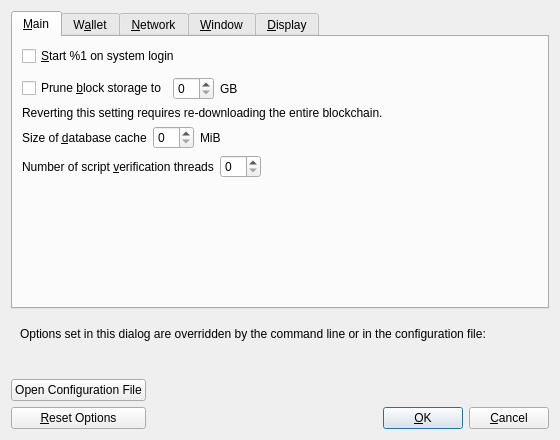
<?xml version="1.0" encoding="UTF-8"?>
<ui version="4.0">
 <class>OptionsDialog</class>
 <widget class="QDialog" name="OptionsDialog">
  <property name="geometry">
   <rect>
    <x>0</x>
    <y>0</y>
    <width>560</width>
    <height>440</height>
   </rect>
  </property>
  <property name="windowTitle">
   <string>Options</string>
  </property>
  <property name="modal">
   <bool>true</bool>
  </property>
  <layout class="QVBoxLayout" name="verticalLayout">
   <item>
    <widget class="QTabWidget" name="tabWidget">
     <property name="currentIndex">
      <number>0</number>
     </property>
     <widget class="QWidget" name="tabMain">
      <attribute name="title">
       <string>&amp;Main</string>
      </attribute>
      <layout class="QVBoxLayout" name="verticalLayout_Main">
       <item>
        <widget class="QCheckBox" name="bitcoinAtStartup">
         <property name="toolTip">
          <string>Automatically start %1 after logging in to the system.</string>
         </property>
         <property name="text">
          <string>&amp;Start %1 on system login</string>
         </property>
        </widget>
       </item>
       <item>
        <spacer name="horizontalSpacer_0_Main">
         <property name="orientation">
          <enum>Qt::Horizontal</enum>
         </property>
         <property name="sizeHint" stdset="0">
          <size>
           <width>40</width>
           <height>5</height>
          </size>
         </property>
        </spacer>
       </item>
       <item>
       <layout class="QHBoxLayout" name="horizontalLayout_Main_Prune">
        <item>
         <widget class="QCheckBox" name="prune">
          <property name="toolTip">
           <string>Disables some advanced features but all blocks will still be fully validated. Reverting this setting requires re-downloading the entire blockchain. Actual disk usage may be somewhat higher.</string>
          </property>
          <property name="text">
           <string>Prune &amp;block storage to</string>
          </property>
         </widget>
        </item>
        <item>
         <widget class="QSpinBox" name="pruneSize"/>
        </item>
         <item>
          <widget class="QLabel" name="pruneSizeUnitLabel">
           <property name="text">
            <string>GB</string>
           </property>
           <property name="textFormat">
            <enum>Qt::PlainText</enum>
           </property>
          </widget>
         </item>
         <item>
          <spacer name="horizontalSpacer_Main_Prune">
           <property name="orientation">
            <enum>Qt::Horizontal</enum>
           </property>
           <property name="sizeHint" stdset="0">
            <size>
             <width>40</width>
             <height>20</height>
            </size>
           </property>
          </spacer>
         </item>
        </layout>
       </item>
       <item>
        <widget class="QLabel" name="pruneWarning">
         <property name="text">
          <string>Reverting this setting requires re-downloading the entire blockchain.</string>
         </property>
         <property name="textFormat">
          <enum>Qt::PlainText</enum>
         </property>
        </widget>
       </item>
       <item>
        <layout class="QHBoxLayout" name="horizontalLayout_2_Main">
         <item>
          <widget class="QLabel" name="databaseCacheLabel">
           <property name="text">
            <string>Size of &amp;database cache</string>
           </property>
           <property name="textFormat">
            <enum>Qt::PlainText</enum>
           </property>
           <property name="buddy">
            <cstring>databaseCache</cstring>
           </property>
          </widget>
         </item>
         <item>
          <widget class="QSpinBox" name="databaseCache"/>
         </item>
         <item>
          <widget class="QLabel" name="databaseCacheUnitLabel">
           <property name="text">
            <string>MiB</string>
           </property>
           <property name="textFormat">
            <enum>Qt::PlainText</enum>
           </property>
          </widget>
         </item>
         <item>
          <spacer name="horizontalSpacer_2_Main">
           <property name="orientation">
            <enum>Qt::Horizontal</enum>
           </property>
           <property name="sizeHint" stdset="0">
            <size>
             <width>40</width>
             <height>20</height>
            </size>
           </property>
          </spacer>
         </item>
        </layout>
       </item>
       <item>
        <layout class="QHBoxLayout" name="horizontalLayout_Main_VerifyLabel">
         <item>
          <widget class="QLabel" name="threadsScriptVerifLabel">
           <property name="text">
            <string>Number of script &amp;verification threads</string>
           </property>
           <property name="textFormat">
            <enum>Qt::PlainText</enum>
           </property>
           <property name="buddy">
            <cstring>threadsScriptVerif</cstring>
           </property>
          </widget>
         </item>
         <item>
          <widget class="QSpinBox" name="threadsScriptVerif">
           <property name="toolTip">
            <string>(0 = auto, &lt;0 = leave that many cores free)</string>
           </property>
          </widget>
         </item>
         <item>
          <spacer name="horizontalSpacer_Main_Threads">
           <property name="orientation">
            <enum>Qt::Horizontal</enum>
           </property>
           <property name="sizeHint" stdset="0">
            <size>
             <width>40</width>
             <height>20</height>
            </size>
           </property>
          </spacer>
         </item>
        </layout>
       </item>
       <item>
        <spacer name="verticalSpacer_Main">
         <property name="orientation">
          <enum>Qt::Vertical</enum>
         </property>
         <property name="sizeHint" stdset="0">
          <size>
           <width>20</width>
           <height>40</height>
          </size>
         </property>
        </spacer>
       </item>
      </layout>
     </widget>
     <widget class="QWidget" name="tabWallet">
      <attribute name="title">
       <string>W&amp;allet</string>
      </attribute>
      <layout class="QVBoxLayout" name="verticalLayout_Wallet">
       <item>
        <widget class="QGroupBox" name="groupBox">
         <property name="title">
          <string>Expert</string>
         </property>
         <layout class="QVBoxLayout" name="verticalLayout_2">
          <item>
           <widget class="QCheckBox" name="coinControlFeatures">
            <property name="toolTip">
             <string>Whether to show coin control features or not.</string>
            </property>
            <property name="text">
             <string>Enable coin &amp;control features</string>
            </property>
           </widget>
          </item>
          <item>
           <widget class="QCheckBox" name="showMasternodesTab">
            <property name="toolTip">
             <string>Show additional tab listing all your masternodes in first sub-tab&lt;br/&gt;and all masternodes on the network in second sub-tab.</string>
            </property>
            <property name="text">
             <string>Show Masternodes Tab</string>
            </property>
           </widget>
          </item>
          <item>
           <widget class="QCheckBox" name="showPrivateSendPopups">
            <property name="toolTip">
             <string>Show system popups for PrivateSend mixing transactions&lt;br/&gt;just like for all other transaction types.</string>
            </property>
            <property name="text">
             <string>Show popups for PrivateSend transactions</string>
            </property>
           </widget>
          </item>
          <item>
           <widget class="QCheckBox" name="lowKeysWarning">
            <property name="toolTip">
             <string>Show warning dialog when PrivateSend detects that wallet has very low number of keys left.</string>
            </property>
            <property name="text">
             <string>Warn if PrivateSend is running out of keys</string>
            </property>
           </widget>
          </item>
          <item>
           <widget class="QCheckBox" name="spendZeroConfChange">
            <property name="toolTip">
             <string>If you disable the spending of unconfirmed change, the change from a transaction cannot be used until that transaction has at least one confirmation. This also affects how your balance is computed.</string>
            </property>
            <property name="text">
             <string>&amp;Spend unconfirmed change</string>
            </property>
           </widget>
          </item>
         </layout>
        </widget>
       </item>
       <item>
        <layout class="QHBoxLayout" name="horizontalLayout_4_Wallet">
         <item>
          <widget class="QLabel" name="label">
           <property name="toolTip">
            <string>This setting determines the amount of individual masternodes that an input will be anonymized through.&lt;br/&gt;More rounds of anonymization gives a higher degree of privacy, but also costs more in fees.</string>
           </property>
           <property name="text">
            <string>PrivateSend rounds to use</string>
           </property>
          </widget>
         </item>
         <item>
          <widget class="QSpinBox" name="privateSendRounds">
           <property name="minimum">
            <number>2</number>
           </property>
           <property name="maximum">
            <number>8</number>
           </property>
           <property name="value">
            <number>4</number>
           </property>
          </widget>
         </item>
        </layout>
       </item>
       <item>
        <layout class="QHBoxLayout" name="horizontalLayout_3">
         <item>
          <widget class="QLabel" name="label_4">
           <property name="toolTip">
            <string>This amount acts as a threshold to turn off PrivateSend once it's reached.</string>
           </property>
           <property name="statusTip">
            <string notr="true"/>
           </property>
           <property name="whatsThis">
            <string notr="true"/>
           </property>
           <property name="accessibleName">
            <string notr="true"/>
           </property>
           <property name="accessibleDescription">
            <string notr="true"/>
           </property>
           <property name="text">
            <string>Amount of VLS to keep anonymized</string>
           </property>
          </widget>
         </item>
         <item>
          <widget class="QSpinBox" name="privateSendAmount_2">
           <property name="minimum">
            <number>2</number>
           </property>
           <property name="maximum">
            <number>1000</number>
           </property>
           <property name="singleStep">
            <number>10</number>
           </property>
           <property name="value">
            <number>1000</number>
           </property>
          </widget>
         </item>
        </layout>
       </item>
       <item>
        <spacer name="verticalSpacer_Wallet">
         <property name="orientation">
          <enum>Qt::Vertical</enum>
         </property>
         <property name="sizeHint" stdset="0">
          <size>
           <width>20</width>
           <height>40</height>
          </size>
         </property>
        </spacer>
       </item>
      </layout>
     </widget>
     <widget class="QWidget" name="tabNetwork">
      <attribute name="title">
       <string>&amp;Network</string>
      </attribute>
      <layout class="QVBoxLayout" name="verticalLayout_Network">
       <item>
        <widget class="QCheckBox" name="mapPortUpnp">
         <property name="toolTip">
          <string>Automatically open the Veles client port on the router. This only works when your router supports UPnP and it is enabled.</string>
         </property>
         <property name="text">
          <string>Map port using &amp;UPnP</string>
         </property>
        </widget>
       </item>
       <item>
        <widget class="QCheckBox" name="allowIncoming">
         <property name="toolTip">
          <string>Accept connections from outside.</string>
         </property>
         <property name="text">
          <string>Allow incomin&amp;g connections</string>
         </property>
        </widget>
       </item>
       <item>
        <widget class="QCheckBox" name="connectSocks">
         <property name="toolTip">
          <string>Connect to the Veles network through a SOCKS5 proxy.</string>
         </property>
         <property name="text">
          <string>&amp;Connect through SOCKS5 proxy (default proxy):</string>
         </property>
        </widget>
       </item>
       <item>
        <layout class="QHBoxLayout" name="horizontalLayout_1_Network">
         <item>
          <widget class="QLabel" name="proxyIpLabel">
           <property name="text">
            <string>Proxy &amp;IP:</string>
           </property>
           <property name="textFormat">
            <enum>Qt::PlainText</enum>
           </property>
           <property name="buddy">
            <cstring>proxyIp</cstring>
           </property>
          </widget>
         </item>
         <item>
          <widget class="QValidatedLineEdit" name="proxyIp">
           <property name="minimumSize">
            <size>
             <width>140</width>
             <height>0</height>
            </size>
           </property>
           <property name="maximumSize">
            <size>
             <width>140</width>
             <height>16777215</height>
            </size>
           </property>
           <property name="toolTip">
            <string>IP address of the proxy (e.g. IPv4: 127.0.0.1 / IPv6: ::1)</string>
           </property>
          </widget>
         </item>
         <item>
          <widget class="QLabel" name="proxyPortLabel">
           <property name="text">
            <string>&amp;Port:</string>
           </property>
           <property name="textFormat">
            <enum>Qt::PlainText</enum>
           </property>
           <property name="buddy">
            <cstring>proxyPort</cstring>
           </property>
          </widget>
         </item>
         <item>
          <widget class="QLineEdit" name="proxyPort">
           <property name="minimumSize">
            <size>
             <width>55</width>
             <height>0</height>
            </size>
           </property>
           <property name="maximumSize">
            <size>
             <width>55</width>
             <height>16777215</height>
            </size>
           </property>
           <property name="toolTip">
            <string>Port of the proxy (e.g. 9050)</string>
           </property>
          </widget>
         </item>
         <item>
          <spacer name="horizontalSpacer_1_Network">
           <property name="orientation">
            <enum>Qt::Horizontal</enum>
           </property>
           <property name="sizeHint" stdset="0">
            <size>
             <width>40</width>
             <height>20</height>
            </size>
           </property>
          </spacer>
         </item>
        </layout>
       </item>
       <item>
        <layout class="QHBoxLayout" name="horizontalLayout_2_Network">
         <item>
          <widget class="QLabel" name="proxyActiveNets">
           <property name="text">
            <string>Used for reaching peers via:</string>
           </property>
           <property name="textFormat">
            <enum>Qt::PlainText</enum>
           </property>
          </widget>
         </item>
         <item>
          <widget class="QCheckBox" name="proxyReachIPv4">
           <property name="enabled">
            <bool>false</bool>
           </property>
           <property name="toolTip">
            <string>Shows if the supplied default SOCKS5 proxy is used to reach peers via this network type.</string>
           </property>
           <property name="text">
            <string/>
           </property>
          </widget>
         </item>
         <item>
          <widget class="QLabel" name="proxyReachIPv4Label">
           <property name="text">
            <string>IPv4</string>
           </property>
           <property name="textFormat">
            <enum>Qt::PlainText</enum>
           </property>
          </widget>
         </item>
         <item>
          <widget class="QCheckBox" name="proxyReachIPv6">
           <property name="enabled">
            <bool>false</bool>
           </property>
           <property name="toolTip">
            <string>Shows if the supplied default SOCKS5 proxy is used to reach peers via this network type.</string>
           </property>
           <property name="text">
            <string/>
           </property>
          </widget>
         </item>
         <item>
          <widget class="QLabel" name="proxyReachIPv6Label">
           <property name="text">
            <string>IPv6</string>
           </property>
           <property name="textFormat">
            <enum>Qt::PlainText</enum>
           </property>
          </widget>
         </item>
         <item>
          <widget class="QCheckBox" name="proxyReachTor">
           <property name="enabled">
            <bool>false</bool>
           </property>
           <property name="toolTip">
            <string>Shows if the supplied default SOCKS5 proxy is used to reach peers via this network type.</string>
           </property>
           <property name="text">
            <string/>
           </property>
          </widget>
         </item>
         <item>
          <widget class="QLabel" name="proxyReachTorLabel">
           <property name="text">
            <string>Tor</string>
           </property>
           <property name="textFormat">
            <enum>Qt::PlainText</enum>
           </property>
          </widget>
         </item>
         <item>
          <spacer name="horizontalSpacer_2_Network">
           <property name="orientation">
            <enum>Qt::Horizontal</enum>
           </property>
           <property name="sizeHint" stdset="0">
            <size>
             <width>40</width>
             <height>20</height>
            </size>
           </property>
          </spacer>
         </item>
        </layout>
       </item>
       <item>
        <widget class="QCheckBox" name="connectSocksTor">
         <property name="toolTip">
          <string>Connect to the Veles network through a separate SOCKS5 proxy for Tor hidden services.</string>
         </property>
         <property name="text">
          <string>Use separate SOCKS&amp;5 proxy to reach peers via Tor hidden services:</string>
         </property>
        </widget>
       </item>
       <item>
        <layout class="QHBoxLayout" name="horizontalLayout_3_Network">
         <item>
          <widget class="QLabel" name="proxyIpTorLabel">
           <property name="text">
            <string>Proxy &amp;IP:</string>
           </property>
           <property name="textFormat">
            <enum>Qt::PlainText</enum>
           </property>
           <property name="buddy">
            <cstring>proxyIpTor</cstring>
           </property>
          </widget>
         </item>
         <item>
          <widget class="QValidatedLineEdit" name="proxyIpTor">
           <property name="minimumSize">
            <size>
             <width>140</width>
             <height>0</height>
            </size>
           </property>
           <property name="maximumSize">
            <size>
             <width>140</width>
             <height>16777215</height>
            </size>
           </property>
           <property name="toolTip">
            <string>IP address of the proxy (e.g. IPv4: 127.0.0.1 / IPv6: ::1)</string>
           </property>
          </widget>
         </item>
         <item>
          <widget class="QLabel" name="proxyPortTorLabel">
           <property name="text">
            <string>&amp;Port:</string>
           </property>
           <property name="textFormat">
            <enum>Qt::PlainText</enum>
           </property>
           <property name="buddy">
            <cstring>proxyPortTor</cstring>
           </property>
          </widget>
         </item>
         <item>
          <widget class="QLineEdit" name="proxyPortTor">
           <property name="minimumSize">
            <size>
             <width>55</width>
             <height>0</height>
            </size>
           </property>
           <property name="maximumSize">
            <size>
             <width>55</width>
             <height>16777215</height>
            </size>
           </property>
           <property name="toolTip">
            <string>Port of the proxy (e.g. 9050)</string>
           </property>
          </widget>
         </item>
         <item>
          <spacer name="horizontalSpacer_4_Network">
           <property name="orientation">
            <enum>Qt::Horizontal</enum>
           </property>
           <property name="sizeHint" stdset="0">
            <size>
             <width>40</width>
             <height>20</height>
            </size>
           </property>
          </spacer>
         </item>
        </layout>
       </item>
       <item>
        <spacer name="verticalSpacer_Network">
         <property name="orientation">
          <enum>Qt::Vertical</enum>
         </property>
         <property name="sizeHint" stdset="0">
          <size>
           <width>20</width>
           <height>40</height>
          </size>
         </property>
        </spacer>
       </item>
      </layout>
     </widget>
     <widget class="QWidget" name="tabWindow">
      <attribute name="title">
       <string>&amp;Window</string>
      </attribute>
      <layout class="QVBoxLayout" name="verticalLayout_Window">
       <item>
        <widget class="QCheckBox" name="hideTrayIcon">
         <property name="toolTip">
          <string>Hide the icon from the system tray.</string>
         </property>
         <property name="text">
          <string>&amp;Hide tray icon</string>
         </property>
        </widget>
       </item>
       <item>
        <widget class="QCheckBox" name="minimizeToTray">
         <property name="toolTip">
          <string>Show only a tray icon after minimizing the window.</string>
         </property>
         <property name="text">
          <string>&amp;Minimize to the tray instead of the taskbar</string>
         </property>
        </widget>
       </item>
       <item>
        <widget class="QCheckBox" name="minimizeOnClose">
         <property name="toolTip">
          <string>Minimize instead of exit the application when the window is closed. When this option is enabled, the application will be closed only after selecting Exit in the menu.</string>
         </property>
         <property name="text">
          <string>M&amp;inimize on close</string>
         </property>
        </widget>
       </item>
       <item>
        <spacer name="verticalSpacer_Window">
         <property name="orientation">
          <enum>Qt::Vertical</enum>
         </property>
         <property name="sizeHint" stdset="0">
          <size>
           <width>20</width>
           <height>40</height>
          </size>
         </property>
        </spacer>
       </item>
      </layout>
     </widget>
     <widget class="QWidget" name="tabDisplay">
      <attribute name="title">
       <string>&amp;Display</string>
      </attribute>
      <layout class="QVBoxLayout" name="verticalLayout_Display">
       <item>
        <layout class="QHBoxLayout" name="horizontalLayout_1_Display">
         <item>
          <widget class="QLabel" name="langLabel">
           <property name="text">
            <string>User Interface &amp;language:</string>
           </property>
           <property name="textFormat">
            <enum>Qt::PlainText</enum>
           </property>
           <property name="buddy">
            <cstring>lang</cstring>
           </property>
          </widget>
         </item>
         <item>
          <widget class="QValueComboBox" name="lang">
           <property name="toolTip">
            <string>The user interface language can be set here. This setting will take effect after restarting %1.</string>
           </property>
          </widget>
         </item>
        </layout>
       </item>
       <!-- VELES BEGIN -->
       <item>
        <widget class="QLabel" name="label_3">
         <property name="toolTip">
          <string notr="true"/>
         </property>
         <property name="statusTip">
          <string notr="true"/>
         </property>
         <property name="whatsThis">
          <string notr="true"/>
         </property>
         <property name="accessibleName">
          <string notr="true"/>
         </property>
         <property name="text">
          <string>Language missing or translation incomplete? Help contributing translations here:
      https://www.transifex.com/projects/p/dash/</string>
         </property>
         <property name="wordWrap">
          <bool>true</bool>
         </property>
         <property name="openExternalLinks">
          <bool>true</bool>
         </property>
         <property name="textInteractionFlags">
          <set>Qt::TextBrowserInteraction</set>
         </property>
        </widget>
       </item>
       <item>
        <layout class="QHBoxLayout" name="horizontalLayout_4_Display" stretch="0,0">
         <item>
          <widget class="QLabel" name="themeLabel">
           <property name="text">
            <string>User Interface Theme:</string>
           </property>
          </widget>
         </item>
         <item>
          <widget class="QValueComboBox" name="theme"/>
         </item>
        </layout>
       </item>
       <item>
        <widget class="Line" name="line">
         <property name="orientation">
          <enum>Qt::Horizontal</enum>
         </property>
        </widget>
       </item>
       <!-- VELES END -->
       <item>
        <layout class="QHBoxLayout" name="horizontalLayout_2_Display">
         <item>
          <widget class="QLabel" name="unitLabel">
           <property name="text">
            <string>&amp;Unit to show amounts in:</string>
           </property>
           <property name="textFormat">
            <enum>Qt::PlainText</enum>
           </property>
           <property name="buddy">
            <cstring>unit</cstring>
           </property>
          </widget>
         </item>
         <item>
          <widget class="QValueComboBox" name="unit">
           <property name="toolTip">
            <string>Choose the default subdivision unit to show in the interface and when sending coins.</string>
           </property>
          </widget>
         </item>
        </layout>
       </item>
       <item>
        <layout class="QHBoxLayout" name="horizontalLayout_3_Display">
         <item>
          <widget class="QLabel" name="thirdPartyTxUrlsLabel">
           <property name="toolTip">
            <string>Third party URLs (e.g. a block explorer) that appear in the transactions tab as context menu items. %s in the URL is replaced by transaction hash. Multiple URLs are separated by vertical bar |.</string>
           </property>
           <property name="text">
            <string>&amp;Third party transaction URLs</string>
           </property>
           <property name="buddy">
            <cstring>thirdPartyTxUrls</cstring>
           </property>
          </widget>
         </item>
         <item>
          <widget class="QLineEdit" name="thirdPartyTxUrls">
           <property name="toolTip">
            <string>Third party URLs (e.g. a block explorer) that appear in the transactions tab as context menu items. %s in the URL is replaced by transaction hash. Multiple URLs are separated by vertical bar |.</string>
           </property>
          </widget>
         </item>
        </layout>
       </item>
       <item>
        <spacer name="verticalSpacer_Display">
         <property name="orientation">
          <enum>Qt::Vertical</enum>
         </property>
         <property name="sizeHint" stdset="0">
          <size>
           <width>20</width>
           <height>40</height>
          </size>
         </property>
        </spacer>
       </item>
      </layout>
     </widget>
    </widget>
   </item>
   <item>
    <widget class="QFrame" name="frame">
     <layout class="QVBoxLayout" name="verticalLayout_Bottom">
      <item>
       <layout class="QHBoxLayout" name="horizontalLayout_Bottom">
        <item>
         <widget class="QLabel" name="overriddenByCommandLineInfoLabel">
          <property name="text">
           <string>Options set in this dialog are overridden by the command line or in the configuration file:</string>
          </property>
          <property name="textFormat">
           <enum>Qt::PlainText</enum>
          </property>
         </widget>
        </item>
        <item>
         <spacer name="horizontalSpacer_Bottom">
          <property name="orientation">
           <enum>Qt::Horizontal</enum>
          </property>
          <property name="sizeHint" stdset="0">
           <size>
            <width>40</width>
            <height>20</height>
           </size>
          </property>
         </spacer>
        </item>
       </layout>
      </item>
      <item>
       <widget class="QLabel" name="overriddenByCommandLineLabel">
        <property name="text">
         <string/>
        </property>
        <property name="textFormat">
         <enum>Qt::PlainText</enum>
        </property>
        <property name="wordWrap">
         <bool>true</bool>
        </property>
       </widget>
      </item>
     </layout>
    </widget>
   </item>
   <item>
    <layout class="QHBoxLayout" name="horizontalLayout_Buttons">
     <item>
      <layout class="QVBoxLayout" name="verticalLayout_Buttons">
       <item>
        <widget class="QPushButton" name="openBitcoinConfButton">
         <property name="toolTip">
          <string>Open the %1 configuration file from the working directory.</string>
         </property>
         <property name="text">
          <string>Open Configuration File</string>
         </property>
         <property name="autoDefault">
          <bool>false</bool>
         </property>
        </widget>
       </item>
       <item>
        <widget class="QPushButton" name="resetButton">
         <property name="toolTip">
          <string>Reset all client options to default.</string>
         </property>
         <property name="text">
          <string>&amp;Reset Options</string>
         </property>
         <property name="autoDefault">
          <bool>false</bool>
         </property>
        </widget>
       </item>
      </layout>
     </item>
     <item>
      <spacer name="horizontalSpacer_1">
       <property name="orientation">
        <enum>Qt::Horizontal</enum>
       </property>
       <property name="sizeHint" stdset="0">
        <size>
         <width>40</width>
         <height>48</height>
        </size>
       </property>
      </spacer>
     </item>
     <item>
      <widget class="QLabel" name="statusLabel">
       <property name="minimumSize">
        <size>
         <width>200</width>
         <height>0</height>
        </size>
       </property>
       <property name="font">
        <font>
         <weight>75</weight>
         <bold>true</bold>
        </font>
       </property>
       <property name="text">
        <string/>
       </property>
       <property name="textFormat">
        <enum>Qt::PlainText</enum>
       </property>
       <property name="wordWrap">
        <bool>true</bool>
       </property>
      </widget>
     </item>
     <item>
      <spacer name="horizontalSpacer_2">
       <property name="orientation">
        <enum>Qt::Horizontal</enum>
       </property>
       <property name="sizeHint" stdset="0">
        <size>
         <width>40</width>
         <height>48</height>
        </size>
       </property>
      </spacer>
     </item>
     <item>
      <layout class="QVBoxLayout" name="verticalLayout_4">
       <item>
        <spacer name="verticalSpacer">
         <property name="orientation">
          <enum>Qt::Vertical</enum>
         </property>
         <property name="sizeHint" stdset="0">
          <size>
           <width>20</width>
           <height>40</height>
          </size>
         </property>
        </spacer>
       </item>
       <item>
        <layout class="QHBoxLayout" name="horizontalLayout">
         <item>
          <widget class="QPushButton" name="okButton">
           <property name="text">
            <string>&amp;OK</string>
           </property>
           <property name="autoDefault">
            <bool>false</bool>
           </property>
           <property name="default">
            <bool>true</bool>
           </property>
          </widget>
         </item>
         <item>
          <widget class="QPushButton" name="cancelButton">
           <property name="text">
            <string>&amp;Cancel</string>
           </property>
           <property name="autoDefault">
            <bool>false</bool>
           </property>
          </widget>
         </item>
        </layout>
       </item>
      </layout>
     </item>
    </layout>
   </item>
  </layout>
 </widget>
 <customwidgets>
  <customwidget>
   <class>QValidatedLineEdit</class>
   <extends>QLineEdit</extends>
   <header>qt/qvalidatedlineedit.h</header>
  </customwidget>
  <customwidget>
   <class>QValueComboBox</class>
   <extends>QComboBox</extends>
   <header>qt/qvaluecombobox.h</header>
  </customwidget>
 </customwidgets>
 <resources/>
 <connections/>
</ui>
